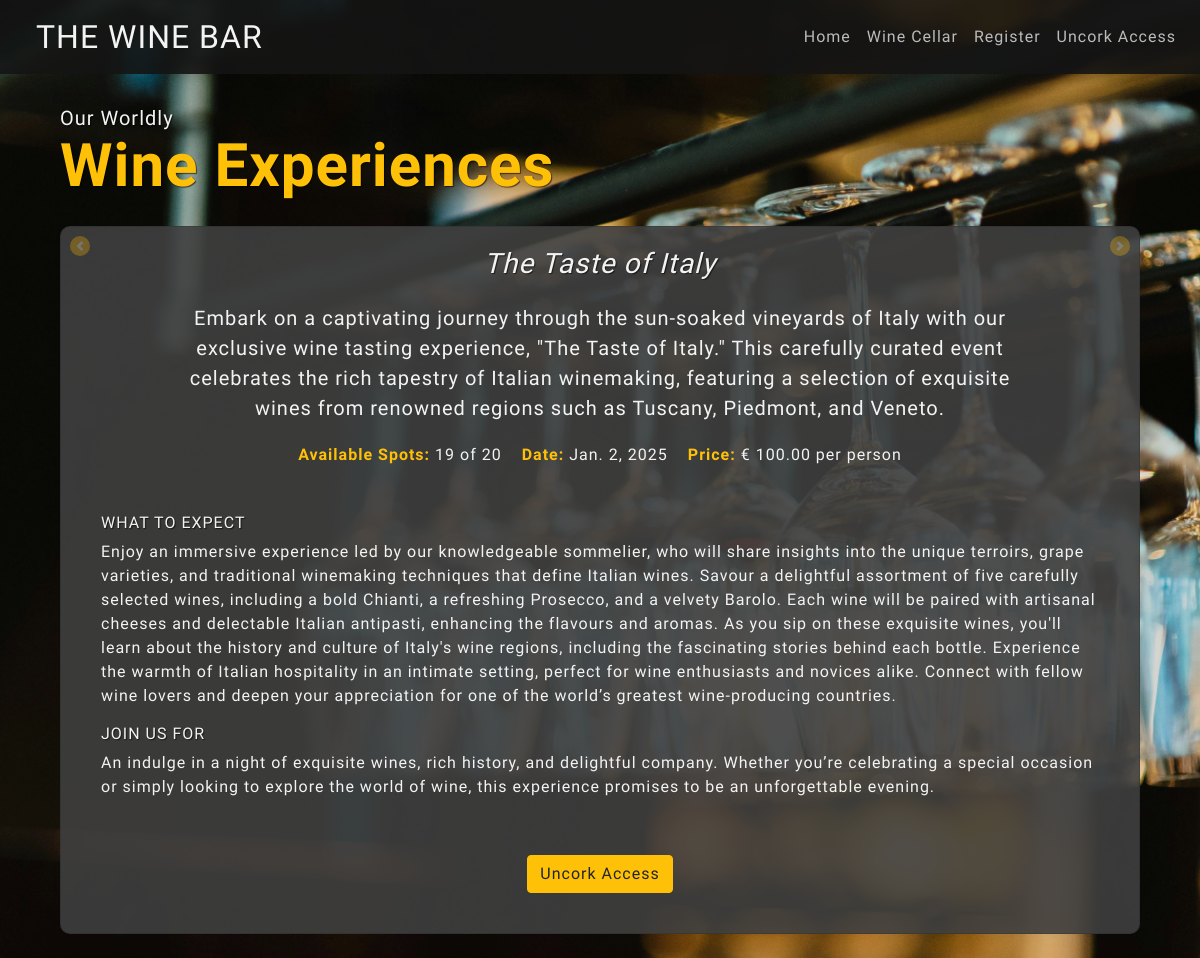
The app's page /wine_cellar/, older data.
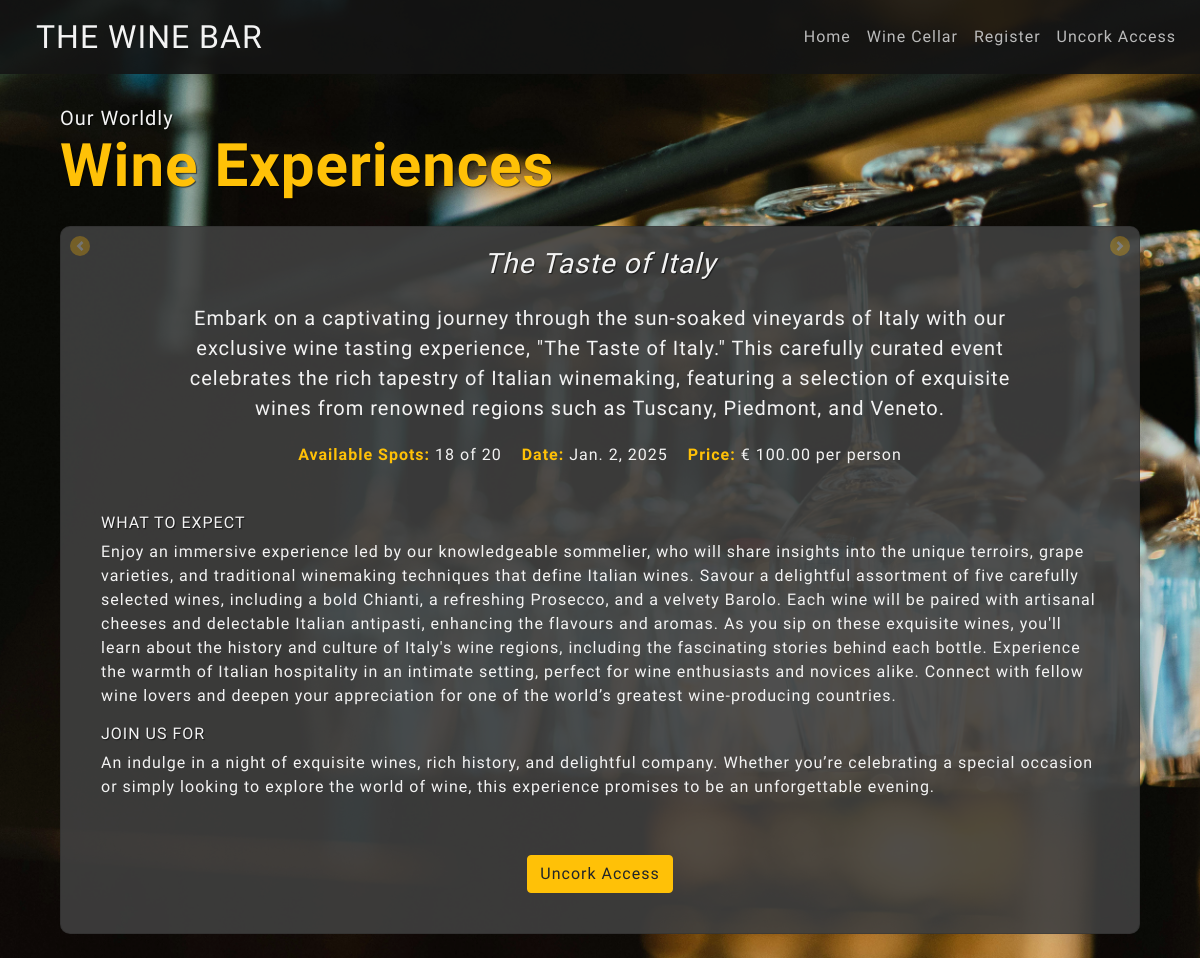
The same page, newer data.
### bookings/models.py (models this page shows, shortened)
class wineCellar(models.Model):
    title = models.CharField(max_length=255)
    description = models.TextField()
    price = models.DecimalField(max_digits=10, decimal_places=2)
    date = models.DateField()
    available_spots = models.PositiveIntegerField()
    total_spots = models.PositiveIntegerField()
    what_to_expect = models.TextField()
    join_us_for = models.TextField()

### bookings/views.py (the view)
# urls.py: path("", views.wine_list, name="wine_cellar"),  # Main page of wine list
def wine_list(request):
    wines = wineCellar.objects.all()
    return render(request, "bookings/wine_cellar.html", {"wines": wines})

### bookings/templates/bookings/wine_cellar.html (shortened to what this page needs)
{% extends "layout.html" %}
{% block content %}
  <div class="container mt-4">
    <h1 class="mb-4">
      Our Worldly
      <br>
      <strong>Wine Experiences</strong>
    </h1>
    <div id="wineCarousel"
         class="carousel slide"
         data-ride="carousel"
         data-interval="false">
      <div class="carousel-inner">
        {% for wine in wines %}
          <div class="carousel-item {% if forloop.first %}active{% endif %}">
            <div class="card">
              <div class="card-body">
                <h5 class="card-title">{{ wine.title }}</h5>
                <p class="card-text">{{ wine.description }}</p>
                <div id="info">
                  <p>
                    <strong>Available Spots:</strong> {{ wine.available_spots }} of {{ wine.total_spots }}
                  </p>
                  <p>
                    <strong>Date:</strong> {{ wine.date }}
                  </p>
                  <p>
                    <strong>Price:</strong> € {{ wine.price }} per person
                  </p>
                </div>
                <div class="about_tasting">
                  <h6>What to Expect</h6>
                  <p>{{ wine.what_to_expect }}</p>
                  <h6>Join Us For</h6>
                  <p>{{ wine.join_us_for }}</p>
                </div>
                {% if user.is_authenticated %}
                  <button type="button"
                          class="btn btn-warning"
                          data-toggle="modal"
                          data-target="#bookingModal"
                          data-wine-id="{{ wine.id }}">Book Now</button>
                {% else %}
                  <a href="{% url 'bookings:register' %}" class="btn btn-warning">Uncork Access</a>
                {% endif %}
              </div>
            </div>
          </div>
        {% endfor %}
      </div>
      <a class="carousel-control-prev"
         href="#wineCarousel"
         role="button"
         data-slide="prev">
        <span class="carousel-control-prev-icon" aria-hidden="true"></span>
      </a>
      <a class="carousel-control-next"
         href="#wineCarousel"
         role="button"
         data-slide="next">
        <span class="carousel-control-next-icon" aria-hidden="true"></span>
      </a>
    </div>
  </div>
{% endblock content %}

Row changes from the older to the newer data that the page shows:
changed wineCellar "The Taste of Italy": available_spots "19" → "18"
